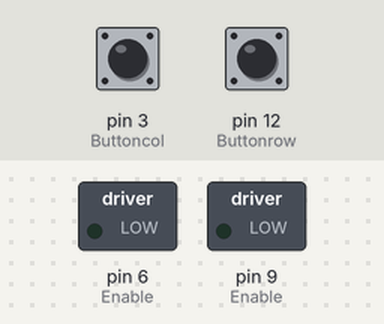
The sketch below on a simulated Arduino Uno, built with avr-gcc and run on an emulated ATmega328P. On the bench: switched loads named in the sketch (green lamp = pin HIGH). The inputs (shaded band) are chosen by the test bench; at power-on: pin 3 (Buttoncol) HIGH, pin 12 (Buttonrow) HIGH. Pins used as bus, display or sensor lines are not drawn.

Above: at 1.2 s.
1.3 s: pin 3 (Buttoncol) pulled LOW for 0.15 s
At 2.4 s:
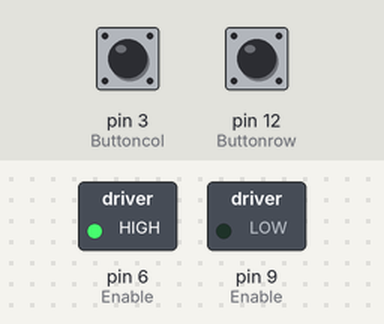
2.9 s: pin 12 (Buttonrow) pulled LOW for 0.15 s
At 3.7 s:
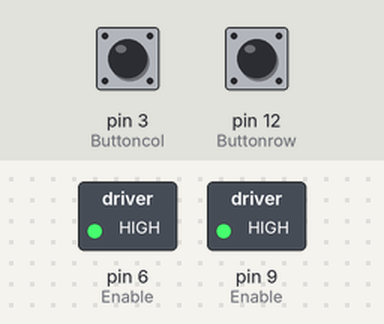
Timing chart, 0 to 5.9 s (numbered marks = the images above; inputs shaded):
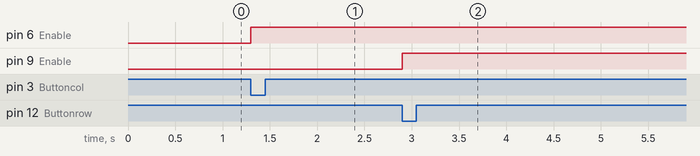

The sketch:

motor2_switch_stop.ino
```cpp
/*
 * 원점으로 가는 모터 제어 부분
*/
int Buttoncol=3;
int Buttonrow=12;
//
int flagrow=1;
int flagcol=1;
//
void setup(){
  Serial.begin(9600);
  pinMode(6,OUTPUT); //Enable
  pinMode(5,OUTPUT); //Step
  pinMode(4,OUTPUT); //Direction   col
  pinMode(Buttoncol,INPUT_PULLUP);

  pinMode(9,OUTPUT); //Enable
  pinMode(8,OUTPUT); //Step
  pinMode(7,OUTPUT); //Direction   row
  pinMode(Buttonrow,INPUT_PULLUP);

  digitalWrite(6,LOW);
  digitalWrite(9,LOW);

}
//
void loop(){
  if(digitalRead(Buttoncol)==1){
    digitalWrite(4,HIGH); // 반시계방향?
    digitalWrite(5,LOW ); delayMicroseconds(200);
    digitalWrite(5,HIGH); delayMicroseconds(200);
  }
  if(digitalRead(Buttoncol)==0){
    digitalWrite(6,HIGH);
  }
  if(digitalRead(Buttonrow)==1) {
    digitalWrite(7,HIGH);
    digitalWrite(8,LOW); delayMicroseconds(200);
    digitalWrite(8,HIGH); delayMicroseconds(200);
  }

  if(digitalRead(Buttonrow)==0){
    digitalWrite(9,HIGH);
  }
}
```

Measured:
- after the input at 1.3 s, pin 6 (Enable): LOW → HIGH at once
- after the input at 2.9 s, pin 9 (Enable): LOW → HIGH at once
